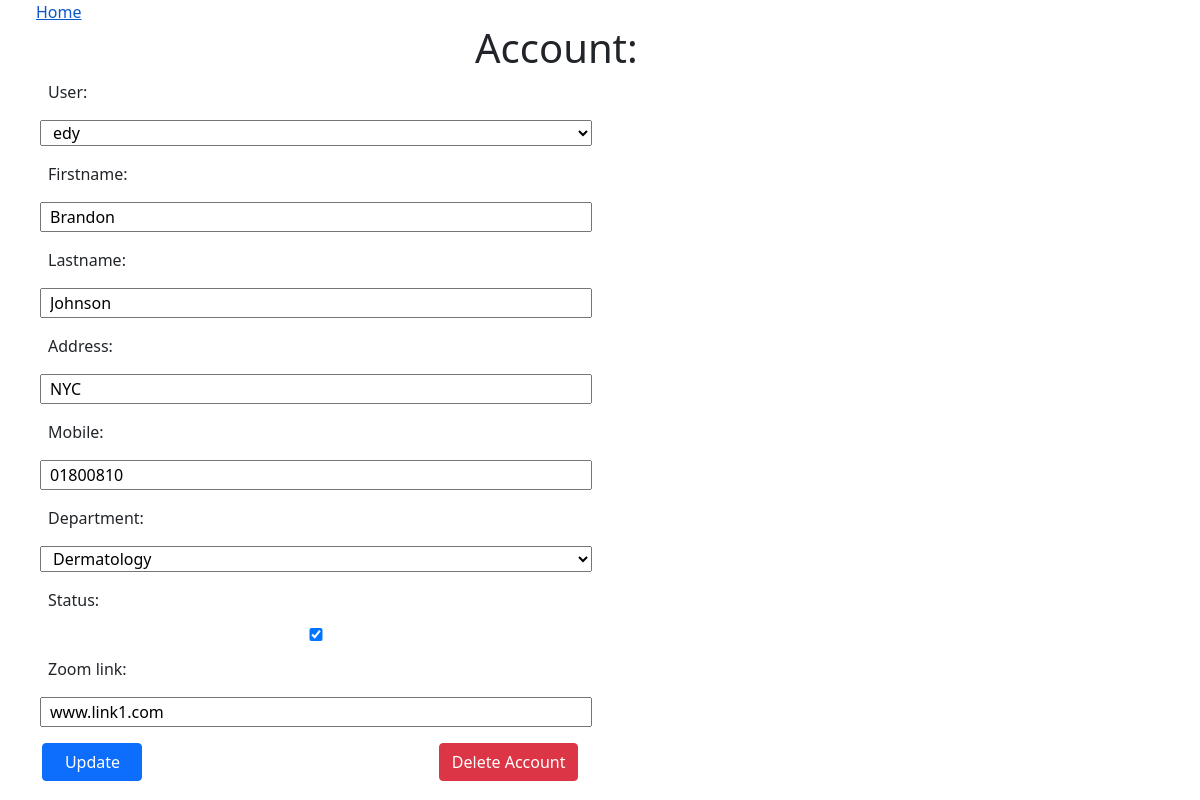
The page /account/1/1 on the database its author committed.
### appointments/models.py (models this page shows, shortened)
class Doctor(models.Model):
    Departments = [
        ("Cardiology", "Cardiology"),
        ("Neurology", "Neurology"),
        ("Dermatology", "Dermatology"),
        ("Cancer", "Cancer"),
        ("Psychiatric" , "Psychiatric")
    ]
    user = models.OneToOneField(User, on_delete=models.CASCADE ,null= True)
    firstname =models.CharField(max_length=200)
    lastname = models.CharField(max_length=200)
    address = models.CharField(max_length=200, null= True)
    mobile = models.CharField(max_length=100,null=True)
    department= models.CharField(max_length=100, choices= Departments)
    status = models.BooleanField(default=True)
    zoom_link = models.CharField(max_length= 300, null= True)

### accountpage/views.py (the view)
# urls.py: path('account/<int:_id>/<int:isdoctor>', views.getUser), #isdoctor=1 =>Doctor; =0 =>Patient
def getUser(request, _id, isdoctor): #Get user page with info to edit
	try: #avoid invalid id error
		if (isdoctor==1):
			user = Doctor.objects.get(id=_id)
			form = DoctorForm(instance=user)
		elif (isdoctor==0):
			user = Patient.objects.get(id=_id)
			form = PatientForm(instance=user)
		else:
			return redirect('/')
		if request.method == 'POST': #Edit User (editUser)
			if isdoctor==1:
				form = DoctorForm(request.POST, instance=user)
			elif isdoctor==0:
				form = PatientForm(request.POST, instance=user)
			else:
				return redirect('/')
			if form.is_valid():
				form.save()
				return render(request, 'account.html', {'form': form, 'id':_id, 'isdoctor':isdoctor } ) #NOTE: VARIABLES IN HTML CANNOT START WITH '_' SO NO "_id"
		else: # See User data. Logically renders first since first accessed thorugh GET
			return render(request, 'account.html', {'form': form, 'id':_id, 'isdoctor':isdoctor } )
	except:
		return redirect('/')

### accountpage/forms.py
class DoctorForm(forms.ModelForm):
    class Meta:
        model = Doctor
        fields = '__all__'

### templates/account.html (shortened to what this page needs)
<!DOCTYPE html>
<html lang="en">
<head>
    <link href="https://cdn.jsdelivr.net/npm/bootstrap@5.0.0-beta3/dist/css/bootstrap.min.css" rel="stylesheet">
</head>
<body>
    <a href='/' style="padding: 3%;">Home</a>
<div class="mx-auto" style="width: 250px;">
    <h1>Account:</h1>
</div>
<form method="POST" class="row g-3" style="padding-left: 4%; max-width: 600px;">
    {{ form  }}
    <div style="display: flex; justify-content: space-between; margin-left: -1%;  margin-bottom: 3%;">
        <button class="btn btn-primary" style="width: 100px;" type="submit">
            Update
        </button>
        <a class="btn btn-danger" style="" href="/delete/{{id}}/{{isdoctor}}">Delete Account</a>
    </div>
</form>
</body>
</html>

### rows shown on the page
Doctor: user "edy", firstname "Brandon", lastname "Johnson", address "NYC", mobile "01800810", department "Dermatology", status "☑", zoom_link "www.link1.com"
